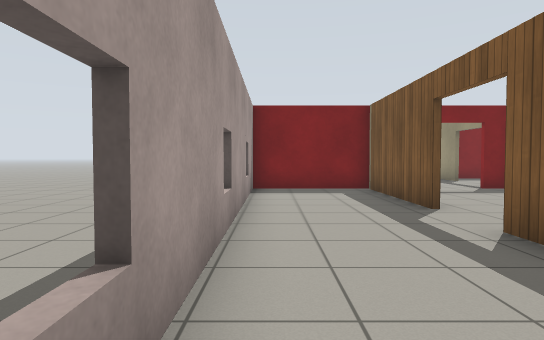
[1] (above)

24 first-person views from a walk through a world built for the Gazebo simulator. The camera is 0.94 m above the floor, tilts 2° down and sees 75° across. The floor is counted in squares, 1 m on a side. Each view is taken from the middle of a square. On the plan, view 1 faces up. The plan holds only what a view shows up to about 12 squares ahead; the rest is blank. The place goes on beyond the plan. Simple patterns stand in for the simulator's built-in surfaces.

[2]
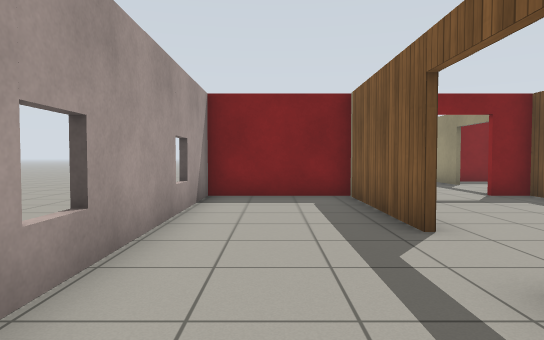

[3]
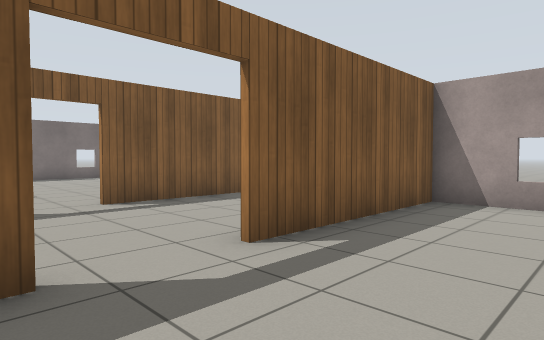

[4]
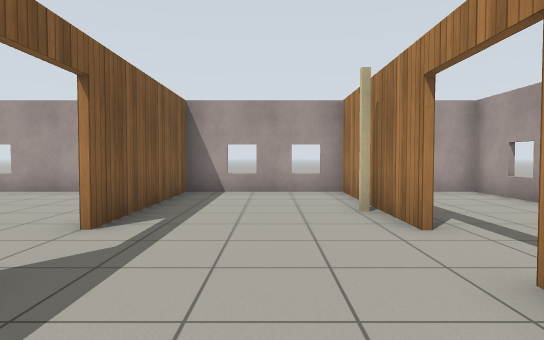

[5]
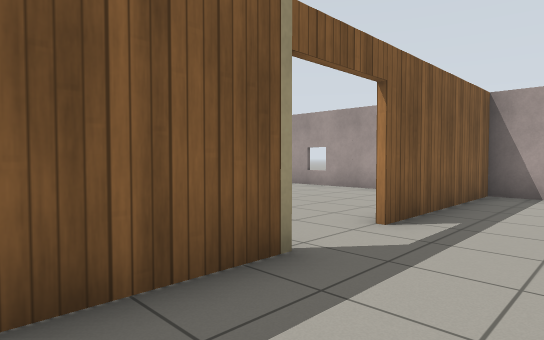

[6]
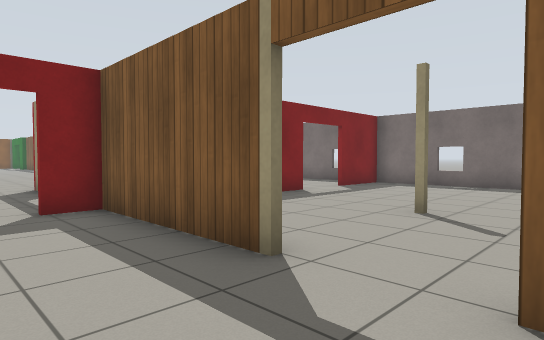

[7]
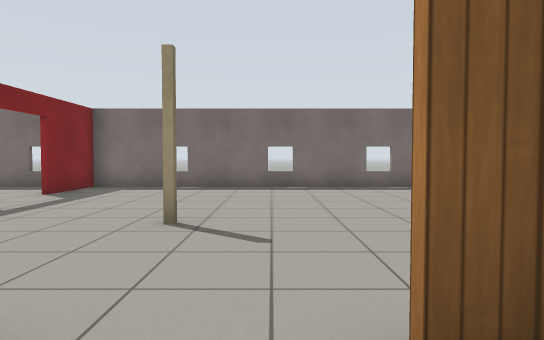

[8]
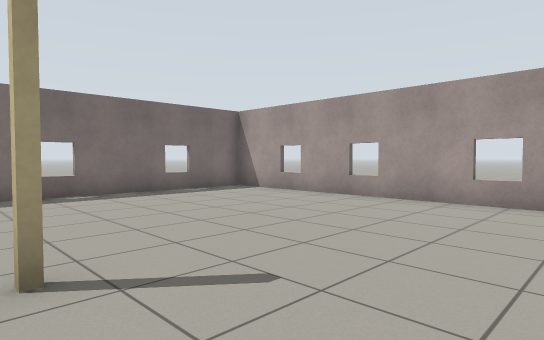

[9]
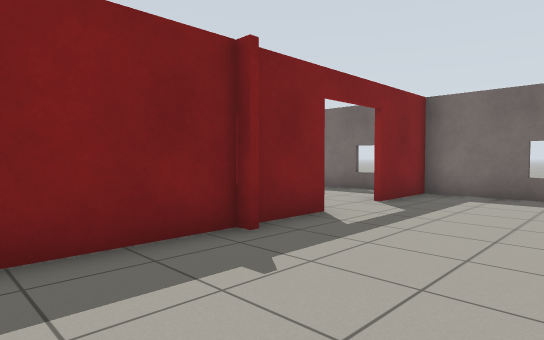

[10]
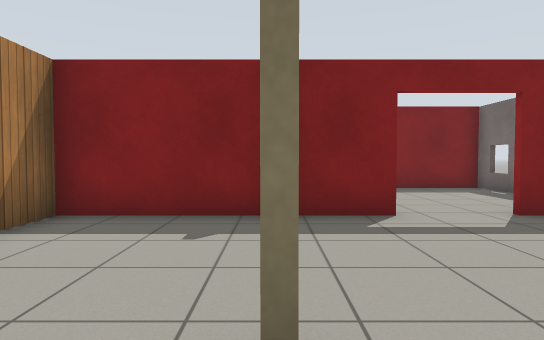

[11]
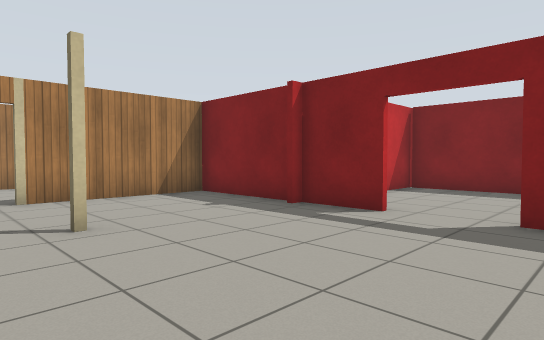

[12]
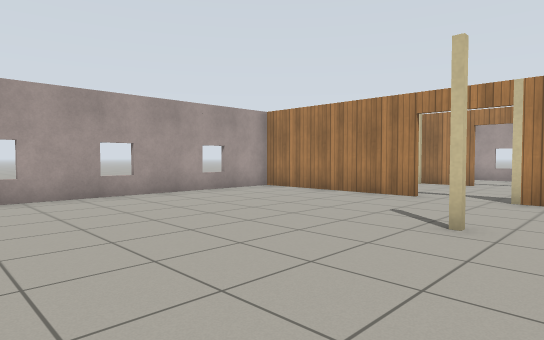

[13]
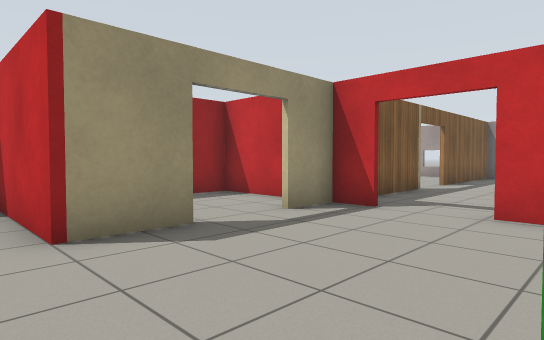

[14]
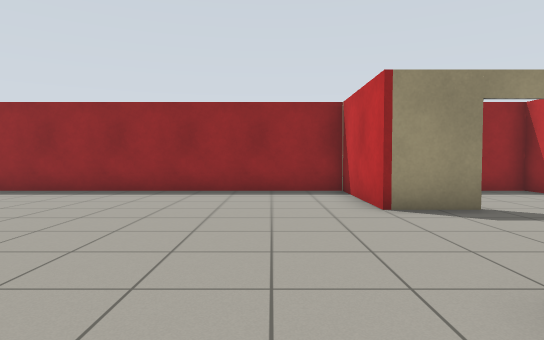

[15]
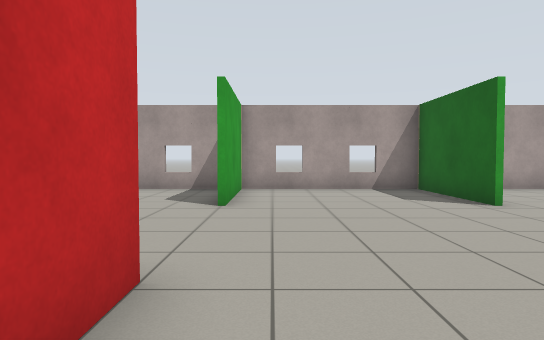

[16]
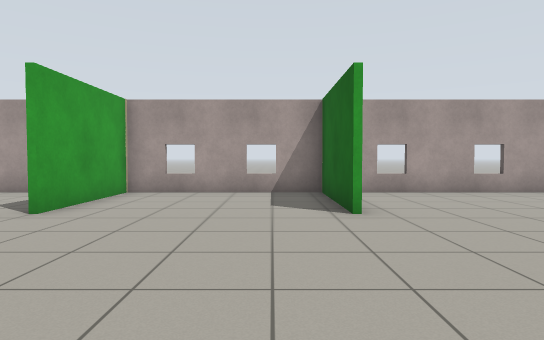

[17]
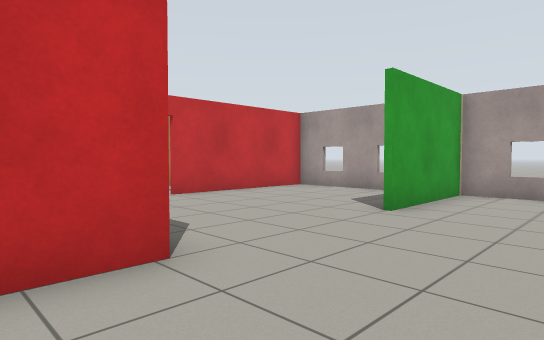

[18]
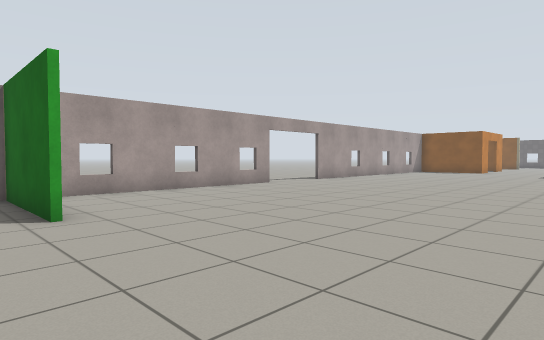

[19]
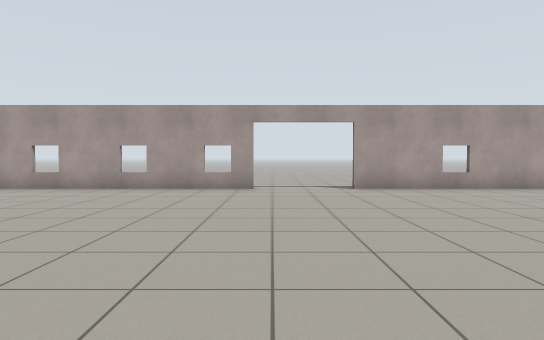

[20]
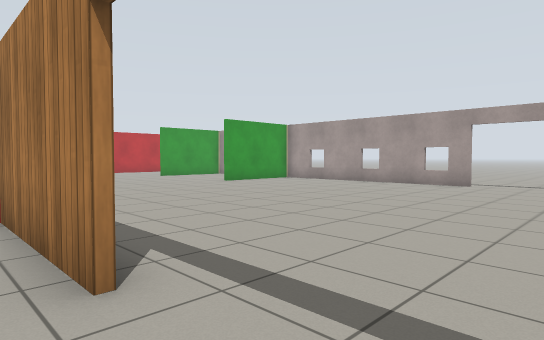

[21]
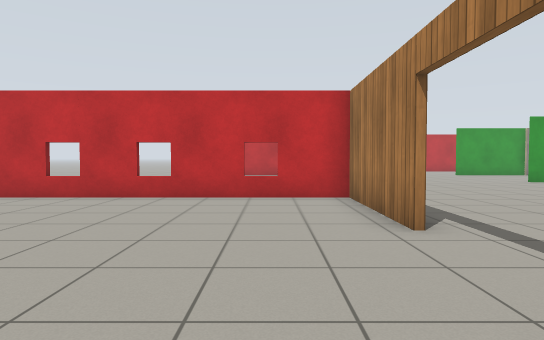

[22]
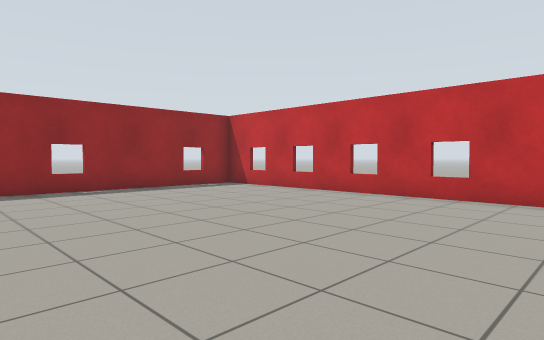

[23]
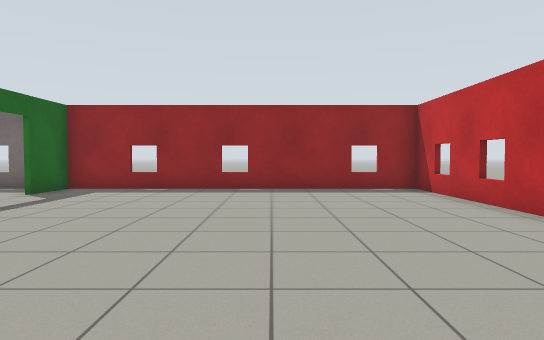

[24]
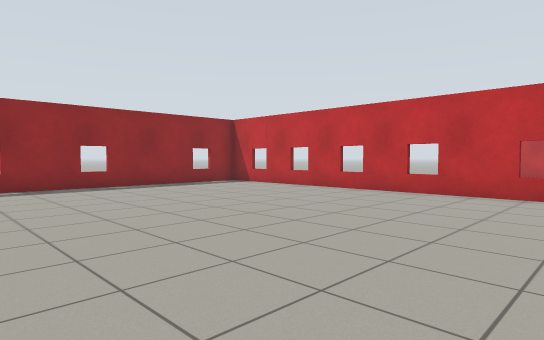

### Floor plan
Points are (right, up) in squares from view 1. A wall is a line through its corners. A room is listed if a view was taken in it or the views show most of it. See-through windows are left out.
Room 1 (views 1, 2, 3)
walls: (2.9, 6.4) (2.9, 10.7) (-0.6, 10.7) (-0.6, -0.7) (2.9, -0.7); (2.9, -0.8) (2.9, 4.5)
ways out: open door at (3, 5.5) to room 2
Room 2 (views 4, 5, 6, 7)
walls: (3.1, 4.5) (3.1, -0.8); (7.4, 6.2) (7.4, 12.2); (3.1, 8.4) (3.1, 6.4); (2.9, -0.7) (7.4, -0.7) (7.4, 4.5)
ways out: open door at (3, 5.5) to room 1; open door at (7.5, 5.5) to room 3; open door at (5.5, 11) to room 4
Room 3 (views 8, 9, 10, 11, 12)
walls: (7.5, 4.5) (7.5, -0.7) (17.4, -0.7) (17.4, 10.7) (15, 10.7); (13.1, 10.7) (7.5, 10.7); (7.5, 10.8) (7.5, 6.2)
ways out: open door at (7.5, 5.5) to room 2; open door at (14, 11) to room 6
Room 4 (views 13, 14, 15, 16, 17, 18, 19)
walls: (3.1, 21.4) (-0.6, 21.4) (-0.6, 16) (3.1, 16); (-0.6, 29.5) (-0.6, 21.9); (11, 15.9) (11, 25.7); (-0.6, 15.5) (-0.6, 11.5); (7.4, 14.1) (7.4, 16) (11.2, 16); (-0.6, 36.5) (-0.6, 32.4); (0.1, 10.8) (4.5, 10.8)
ways out: open door at (5.5, 11) to room 2; open door at (11, 32) to room 5; open door at (-1, 31); open door at (7.3, 13.3)
Room 5 (views 20, 21, 22, 23, 24)
walls: (11.2, 30.5) (11.2, 26.7) (23.6, 26.7) (23.6, 36.5)
ways out: open door at (11, 32) to room 4
Room 6 (no view inside)
walls: (17.4, 12.1) (17.4, 15.9) (11.2, 15.9) (11.2, 14.4)
ways out: open door at (14, 11) to room 3

Positions as (right, up) in squares from view 1, and headings:
1: (0, 0), facing up
2: (1, 2), facing up
3: (0, 7), facing down-right
4: (5, 9), facing down
5: (5, 9), facing down-right
6: (5, 4), facing up-right
7: (6, 5), facing right
8: (8, 7), facing down-right
9: (8, 7), facing up-right
10: (11, 5), facing up
11: (16, 5), facing up-left
12: (16, 8), facing down-left
13: (3, 17), facing down-right
14: (1, 18), facing right
15: (10, 17), facing left
16: (9, 20), facing left
17: (9, 19), facing down-left
18: (9, 20), facing up-left
19: (10, 30), facing left
20: (12, 33), facing down-left
21: (13, 35), facing down
22: (13, 35), facing down-right
23: (13, 31), facing right
24: (12, 36), facing down-right
